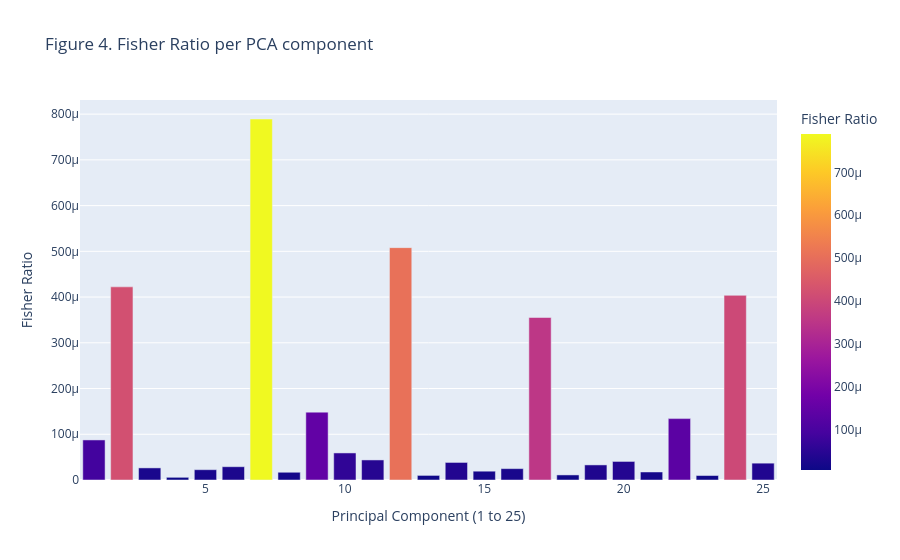

The notebook cell saved with this chart:
### Code cell
fisher_df = pd.DataFrame({
    'Fisher Ratio': fisher,
    'Principal Component (1 to 25)': range(1, len(fisher) + 1)
})

fig = px.bar(fisher_df, 
    x='Principal Component (1 to 25)', 
    y='Fisher Ratio',
    title='Figure 4. Fisher Ratio per PCA component',
    color='Fisher Ratio')
fig.write_image(format_fig(fig))
fig.show()

### Figure 1 — Plotly figure (JSON) as saved in the notebook; plotly's stock layout.template omitted (floating-point values rounded to 4 significant figures)
{"data": [{"hovertemplate": "Principal Component (1 to 25)=%{x}<br>Fisher Ratio=%{marker.color}<extra></extra>", "legendgroup": "", "marker": {"color": [8.759e-05, 0.0004223, 2.647e-05, 5.862e-06, 2.253e-05, 2.906e-05, 0.0007894, 1.692e-05, 0.0001484, 5.917e-05, 4.386e-05, 0.0005081, 1.003e-05, 3.84e-05, 1.927e-05, 2.485e-05, 0.0003553, 1.109e-05, 3.299e-05, 4.058e-05, 1.757e-05, 0.0001342, 9.785e-06, 0.0004038, 3.682e-05], "coloraxis": "coloraxis", "pattern": {"shape": ""}}, "name": "", "orientation": "v", "showlegend": false, "textposition": "auto", "type": "bar", "x": [1, 2, 3, 4, 5, 6, 7, 8, 9, 10, 11, 12, 13, 14, 15, 16, 17, 18, 19, 20, 21, 22, 23, 24, 25], "xaxis": "x", "y": [8.759e-05, 0.0004223, 2.647e-05, 5.862e-06, 2.253e-05, 2.906e-05, 0.0007894, 1.692e-05, 0.0001484, 5.917e-05, 4.386e-05, 0.0005081, 1.003e-05, 3.84e-05, 1.927e-05, 2.485e-05, 0.0003553, 1.109e-05, 3.299e-05, 4.058e-05, 1.757e-05, 0.0001342, 9.785e-06, 0.0004038, 3.682e-05], "yaxis": "y"}], "layout": {"barmode": "relative", "coloraxis": {"colorbar": {"title": {"text": "Fisher Ratio"}}, "colorscale": [[0, "#0d0887"], [0.1111, "#46039f"], [0.2222, "#7201a8"], [0.3333, "#9c179e"], [0.4444, "#bd3786"], [0.5556, "#d8576b"], [0.6667, "#ed7953"], [0.7778, "#fb9f3a"], [0.8889, "#fdca26"], [1, "#f0f921"]]}, "legend": {"tracegroupgap": 0}, "title": {"text": "Figure 4. Fisher Ratio per PCA component"}, "xaxis": {"anchor": "y", "domain": [0, 1], "title": {"text": "Principal Component (1 to 25)"}}, "yaxis": {"anchor": "x", "domain": [0, 1], "title": {"text": "Fisher Ratio"}}}}
